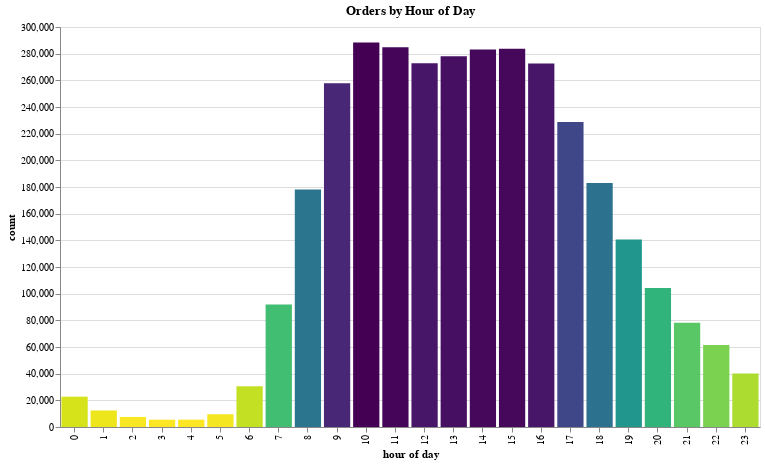

Notebook source saved alongside this figure:
### Code cell
time_of_day_chart = alt.Chart(time_of_day).mark_bar().encode(
    alt.X("index:O", bin=False, title="hour of day"),
    alt.Y('order_hour_of_day:Q', title="count"),
#     alt.ColorValue('darkorange'),
#     color = alt.Color('order_hour_of_day', alt.ColorValue("blue")),
#     color='orange',
    color = alt.Color('order_hour_of_day', legend=None, sort="descending", scale=alt.Scale(scheme='viridis')),
    tooltip=[alt.Tooltip('index:O', title="Hour of Day"), alt.Tooltip('order_hour_of_day:Q'), alt.Tooltip('pct_of_total:Q')]
    ).properties(title="Orders by Hour of Day", width=700, height=400)

time_of_day_chart

### Figure 1 — Vega-Lite specification as saved in the notebook (floating-point values rounded to 4 significant figures)
{"$schema": "https://vega.github.io/schema/vega-lite/v2.6.0.json", "config": {"background": "white", "view": {"height": 300, "width": 400}}, "data": {"name": "data-014e0a7dab42df99afd0375749910c16"}, "datasets": {"data-014e0a7dab42df99afd0375749910c16": [{"index": 10, "order_hour_of_day": 288418, "pct_of_total": 8.43}, {"index": 11, "order_hour_of_day": 284728, "pct_of_total": 8.32}, {"index": 15, "order_hour_of_day": 283639, "pct_of_total": 8.29}, {"index": 14, "order_hour_of_day": 283042, "pct_of_total": 8.27}, {"index": 13, "order_hour_of_day": 277999, "pct_of_total": 8.13}, {"index": 12, "order_hour_of_day": 272841, "pct_of_total": 7.98}, {"index": 16, "order_hour_of_day": 272553, "pct_of_total": 7.97}, {"index": 9, "order_hour_of_day": 257812, "pct_of_total": 7.54}, {"index": 17, "order_hour_of_day": 228795, "pct_of_total": 6.69}, {"index": 18, "order_hour_of_day": 182912, "pct_of_total": 5.35}, {"index": 8, "order_hour_of_day": 178201, "pct_of_total": 5.21}, {"index": 19, "order_hour_of_day": 140569, "pct_of_total": 4.11}, {"index": 20, "order_hour_of_day": 104292, "pct_of_total": 3.05}, {"index": 7, "order_hour_of_day": 91868, "pct_of_total": 2.69}, {"index": 21, "order_hour_of_day": 78109, "pct_of_total": 2.28}, {"index": 22, "order_hour_of_day": 61468, "pct_of_total": 1.8}, {"index": 23, "order_hour_of_day": 40043, "pct_of_total": 1.17}, {"index": 6, "order_hour_of_day": 30529, "pct_of_total": 0.89}, {"index": 0, "order_hour_of_day": 22758, "pct_of_total": 0.67}, {"index": 1, "order_hour_of_day": 12398, "pct_of_total": 0.36}, {"index": 5, "order_hour_of_day": 9569, "pct_of_total": 0.28}, {"index": 2, "order_hour_of_day": 7539, "pct_of_total": 0.22}, {"index": 4, "order_hour_of_day": 5527, "pct_of_total": 0.16}, {"index": 3, "order_hour_of_day": 5474, "pct_of_total": 0.16}]}, "encoding": {"color": {"field": "order_hour_of_day", "legend": null, "scale": {"scheme": "viridis"}, "sort": "descending", "type": "quantitative"}, "tooltip": [{"field": "index", "title": "Hour of Day", "type": "ordinal"}, {"field": "order_hour_of_day", "type": "quantitative"}, {"field": "pct_of_total", "type": "quantitative"}], "x": {"bin": false, "field": "index", "title": "hour of day", "type": "ordinal"}, "y": {"field": "order_hour_of_day", "title": "count", "type": "quantitative"}}, "height": 400, "mark": "bar", "title": "Orders by Hour of Day", "width": 700}
